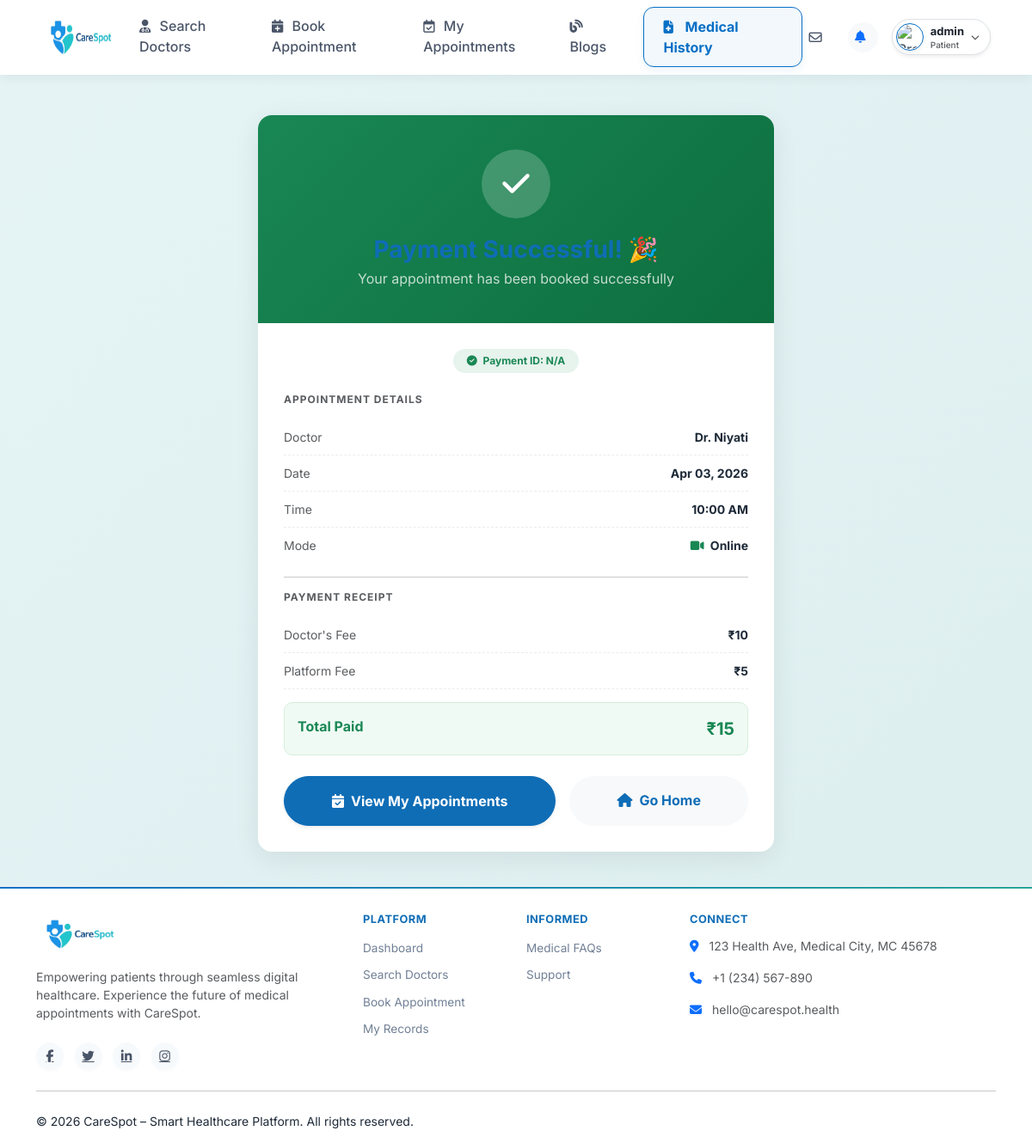
The app's page /payment/success/75/ (signed in) with its own data.
### user/models.py (models this page shows, shortened)
class tblPayment(models.Model):
    PAYMENT_STATUS_CHOICES = [
        ('pending', 'Pending'),
        ('paid', 'Paid'),
        ('failed', 'Failed'),
        ('refunded', 'Refunded'),
        ('cash', 'Cash at Clinic'),
    ]
    PAYMENT_METHOD_CHOICES = [
        ('razorpay', 'Razorpay (Online)'),
        ('cash', 'Cash at Clinic'),
    ]
    paymentID = models.AutoField(primary_key=True)
    appointmentID = models.OneToOneField(tblAppointment, on_delete=models.CASCADE, related_name='payment')
    doctorFees = models.DecimalField(max_digits=10, decimal_places=2, default=0)
    platformFee = models.DecimalField(max_digits=10, decimal_places=2, default=100.00)
    totalAmount = models.DecimalField(max_digits=10, decimal_places=2, default=0)
    razorpay_order_id = models.CharField(max_length=200, null=True, blank=True)
    razorpay_payment_id = models.CharField(max_length=200, null=True, blank=True)
    razorpay_signature = models.CharField(max_length=500, null=True, blank=True)
    paymentMethod = models.CharField(max_length=20, choices=PAYMENT_METHOD_CHOICES, default='razorpay')
    paymentStatus = models.CharField(max_length=20, choices=PAYMENT_STATUS_CHOICES, default='pending')
    createdDT = models.DateTimeField(auto_now_add=True)

class tblAppointment(models.Model):
    appointmentID=models.AutoField(primary_key=True)
    clientID=models.ForeignKey(tblClient,on_delete=models.CASCADE)
    doctorID=models.ForeignKey(tblDoctor,on_delete=models.CASCADE)
    appointmentDate=models.DateField()
    appointmentTime=models.TimeField()
    mode=models.CharField(max_length=20, default='offline', choices=[('online', 'Online'), ('offline', 'Offline')])
    meetLink=models.TextField(max_length=500, null=True, blank=True)
    isAccepted=models.BooleanField(default=False)
    isRejected=models.BooleanField(default=False)
    createdDT=models.DateTimeField(auto_now_add=True, null=True)

class tblDoctor(models.Model):
    doctorID=models.AutoField(primary_key=True)
    userID=models.ForeignKey(tblUser,on_delete=models.CASCADE)
    displayName=models.TextField(max_length=50)
    displayContact=models.TextField(max_length=15)
    bio=models.TextField(max_length=500)
    subcategoryID=models.ForeignKey(tblSubcategory,on_delete=models.CASCADE)
    displayAddress=models.TextField(max_length=100)
    yearOfExperience=models.IntegerField()
    licenseNo=models.TextField(max_length=50)
    documents=models.FileField(upload_to='doctor_documents/')
    mode=models.IntegerField(default=1)
    consultationFees=models.DecimalField(max_digits=10, decimal_places=2, default=10.00)
    approval_status = models.CharField(max_length=20, default='pending', choices=[('pending', 'Pending'), ('approved', 'Approved'), ('rejected', 'Rejected')])

### user/views.py (the view)
# urls.py: path('payment/success/<int:appointment_id>/', views.paymentSuccess, name='paymentSuccess'),
def paymentSuccess(request, appointment_id):
    if 'user_id' not in request.session:
        return redirect('Login')
    appointment = tblAppointment.objects.filter(appointmentID=appointment_id).first()
    payment = tblPayment.objects.filter(appointmentID=appointment).first() if appointment else None
    data = {
        'appointment': appointment,
        'payment': payment,
    }
    return render(request, 'payment_success.html', data)

### user/templates/payment_success.html (shortened to what this page needs)
{% extends 'patient_base.html' %}
{% block content %}
<div class="container-fluid">
    <div class="success-container mt-4">
        <div class="success-card">
            <div class="success-header">
                <div class="success-icon">
                    <i class="fa-solid fa-check"></i>
                </div>
                <h3 class="fw-bold mb-1">Payment Successful! 🎉</h3>
                <p class="mb-0 opacity-75">Your appointment has been booked successfully</p>
            </div>
            <div class="success-body">
                {% if payment %}
                <div class="mb-4">
                    <span class="badge bg-success bg-opacity-10 text-success px-3 py-2 rounded-pill fw-bold">
                        <i class="fa-solid fa-check-circle me-1"></i> Payment ID: {{ payment.razorpay_payment_id|default:"N/A" }}
                    </span>
                </div>
                {% endif %}
                {% if appointment %}
                <div class="text-start">
                    <h6 class="fw-bold text-muted text-uppercase mb-3" style="letter-spacing:1px; font-size:12px;">Appointment Details</h6>
                    <div class="receipt-row">
                        <span class="text-muted">Doctor</span>
                        <span class="fw-bold">{{ appointment.doctorID.displayName }}</span>
                    </div>
                    <div class="receipt-row">
                        <span class="text-muted">Date</span>
                        <span class="fw-bold">{{ appointment.appointmentDate|date:"M d, Y" }}</span>
                    </div>
                    <div class="receipt-row">
                        <span class="text-muted">Time</span>
                        <span class="fw-bold">{{ appointment.appointmentTime|time:"h:i A" }}</span>
                    </div>
                    <div class="receipt-row">
                        <span class="text-muted">Mode</span>
                        <span class="fw-bold">
                            {% if appointment.mode == 'online' %}
                                <i class="fa-solid fa-video text-success me-1"></i> Online
                            {% else %}
                                <i class="fa-solid fa-hospital-user text-primary me-1"></i> In-Clinic
                            {% endif %}
                        </span>
                    </div>
                </div>
                {% if payment %}
                <hr>
                <div class="text-start">
                    <h6 class="fw-bold text-muted text-uppercase mb-3" style="letter-spacing:1px; font-size:12px;">Payment Receipt</h6>
                    <div class="receipt-row">
                        <span class="text-muted">Doctor's Fee</span>
                        <span class="fw-bold">₹{{ payment.doctorFees|floatformat:0 }}</span>
                    </div>
                    <div class="receipt-row">
                        <span class="text-muted">Platform Fee</span>
                        <span class="fw-bold">₹{{ payment.platformFee|floatformat:0 }}</span>
                    </div>
                    <div class="receipt-total d-flex justify-content-between">
                        <span class="fw-bold text-success">Total Paid</span>
                        <span class="fw-bold text-success fs-5">₹{{ payment.totalAmount|floatformat:0 }}</span>
                    </div>
                </div>
                {% endif %}
                {% endif %}
                <div class="d-flex gap-3 mt-4">
                    <a href="{% url 'patientMyAppointments' %}" class="btn btn-primary flex-fill py-3 rounded-pill fw-bold shadow-sm">
                        <i class="fa-solid fa-calendar-check me-2"></i>View My Appointments
                    </a>
                    <a href="{% url 'home' %}" class="btn btn-outline-secondary flex-fill py-3 rounded-pill fw-bold border-0 bg-light">
                        <i class="fa-solid fa-house me-2"></i>Go Home
                    </a>
                </div>
            </div>
        </div>
    </div>
</div>
{% endblock %}

### user/static/css/carespot-theme.css (style rules this page uses)
:root { --primary-color: #0F6DB6; --primary-dark: #0A5FA1; --secondary-color: #23B6B3; --accent-color: #3ED1C8; --background-color: #F4FAFB; --card-color: #FFFFFF; --text-color: #1E2A38; }
body { background-color: var(--background-color) !important; color: var(--text-color) !important; }
h1, h2, h3, h4, h5, h6, .h1, .h2, .h3, .h4, .h5, .h6 { color: #0F6DB6 !important; }
.btn-primary, .btn-secondary, .btn-success, .btn-info, .button, .btn { background-color: #0F6DB6 !important; border-color: #0F6DB6 !important; color: #ffffff !important; }
.btn-outline-primary, .btn-outline-secondary { color: #0F6DB6 !important; border-color: #0F6DB6 !important; background-color: transparent !important; }
a { color: var(--primary-color); }
.text-secondary, .text-success { color: var(--secondary-color) !important; }
.bg-secondary, .bg-success { background-color: var(--secondary-color) !important; }

### user/templates/payment_success.html (style rules this page uses)
.success-container { max-width: 600px; margin: 0 auto; }
.success-card { background: #fff; border-radius: 16px; box-shadow: 0 8px 30px rgba(0, 0, 0, 0.08); text-align: center; overflow: hidden; }
.success-header { background: linear-gradient(135deg, #198754 0%, #0d6e3e 100%); color: white; padding: 40px 30px; }
.success-icon { width: 80px; height: 80px; border-radius: 50%; background: rgba(255,255,255,0.2); display: flex; align-items: center; justify-content: center; margin: 0 auto 20px; font-size: 36px; animation: scaleIn 0.5s ease-out; }
.success-body { padding: 30px; }
.receipt-row { display: flex; justify-content: space-between; padding: 10px 0; border-bottom: 1px dashed #e9ecef; font-size: 14px; }
.receipt-row:last-child { border-bottom: none; }
.receipt-total { background: #f0faf4; border-radius: 10px; padding: 15px; margin-top: 15px; border: 1px solid #d4edda; }

### records on screen
tblPayment: razorpay_payment_id "N/A", doctorFees "10", platformFee "5", totalAmount "15"
tblAppointment: doctorID.displayName "Dr. Niyati", appointmentDate "Apr 03, 2026", appointmentTime "10:00 AM"

### other values on screen
{{ request.session.user_name }} "admin"
